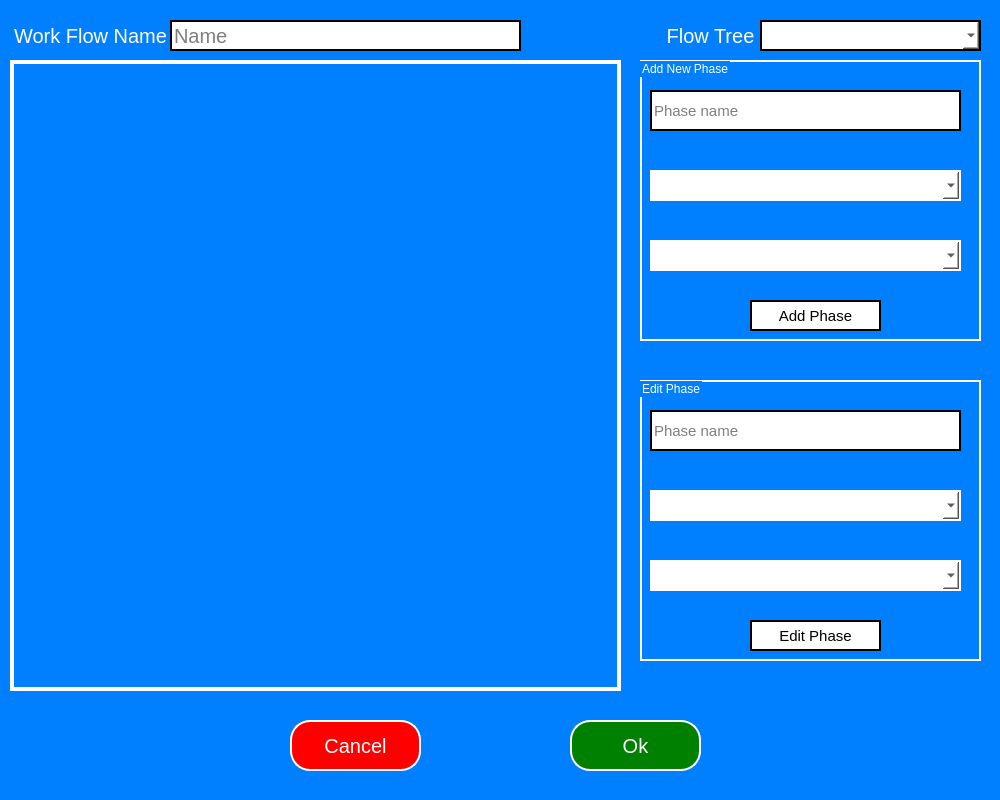
<?xml version="1.0" encoding="UTF-8"?>
<ui version="4.0">
 <class>create_workFlow_window</class>
 <widget class="QMainWindow" name="create_workFlow_window">
  <property name="geometry">
   <rect>
    <x>0</x>
    <y>0</y>
    <width>1000</width>
    <height>800</height>
   </rect>
  </property>
  <property name="minimumSize">
   <size>
    <width>1000</width>
    <height>800</height>
   </size>
  </property>
  <property name="maximumSize">
   <size>
    <width>1000</width>
    <height>800</height>
   </size>
  </property>
  <property name="windowTitle">
   <string>Work flow editor</string>
  </property>
  <property name="styleSheet">
   <string notr="true">background-color: rgb(0, 127, 255);
color: white;
font-family: &quot;Calibri light&quot;;

</string>
  </property>
  <widget class="QWidget" name="centralwidget">
   <widget class="QLabel" name="label">
    <property name="geometry">
     <rect>
      <x>10</x>
      <y>20</y>
      <width>161</width>
      <height>31</height>
     </rect>
    </property>
    <property name="styleSheet">
     <string notr="true">color: white;
font-size: 20px;</string>
    </property>
    <property name="text">
     <string>Work Flow Name</string>
    </property>
    <property name="alignment">
     <set>Qt::AlignCenter</set>
    </property>
   </widget>
   <widget class="QLineEdit" name="edit_workFlow_name_input">
    <property name="geometry">
     <rect>
      <x>170</x>
      <y>20</y>
      <width>351</width>
      <height>31</height>
     </rect>
    </property>
    <property name="styleSheet">
     <string notr="true">background-color: white;
color: black;
border: 2px solid balck;
font-size: 20px;</string>
    </property>
    <property name="placeholderText">
     <string>Name</string>
    </property>
   </widget>
   <widget class="QLabel" name="label_2">
    <property name="geometry">
     <rect>
      <x>660</x>
      <y>20</y>
      <width>101</width>
      <height>31</height>
     </rect>
    </property>
    <property name="styleSheet">
     <string notr="true">color: white;
font-size: 20px;</string>
    </property>
    <property name="text">
     <string>Flow Tree</string>
    </property>
    <property name="alignment">
     <set>Qt::AlignCenter</set>
    </property>
   </widget>
   <widget class="QComboBox" name="comboBox">
    <property name="geometry">
     <rect>
      <x>760</x>
      <y>20</y>
      <width>221</width>
      <height>31</height>
     </rect>
    </property>
    <property name="font">
     <font>
      <family>Calibri light</family>
      <pointsize>20</pointsize>
     </font>
    </property>
    <property name="styleSheet">
     <string notr="true">background-color: white;
color: black;
border: 2px solid balck;
</string>
    </property>
    <property name="editable">
     <bool>false</bool>
    </property>
    <property name="currentText">
     <string/>
    </property>
   </widget>
   <widget class="QGroupBox" name="edit_workFlow_display">
    <property name="geometry">
     <rect>
      <x>10</x>
      <y>60</y>
      <width>611</width>
      <height>631</height>
     </rect>
    </property>
    <property name="styleSheet">
     <string notr="true">background-color: &quot;light gray&quot;;
border: 2px solid white;</string>
    </property>
    <property name="title">
     <string/>
    </property>
    <widget class="QScrollArea" name="edit_workFlow_scroll_area">
     <property name="geometry">
      <rect>
       <x>0</x>
       <y>0</y>
       <width>611</width>
       <height>631</height>
      </rect>
     </property>
     <property name="widgetResizable">
      <bool>true</bool>
     </property>
     <widget class="QWidget" name="scrollAreaWidgetContents">
      <property name="geometry">
       <rect>
        <x>0</x>
        <y>0</y>
        <width>607</width>
        <height>627</height>
       </rect>
      </property>
     </widget>
    </widget>
   </widget>
   <widget class="QGroupBox" name="edit_workFlow_new_phase_box">
    <property name="geometry">
     <rect>
      <x>640</x>
      <y>60</y>
      <width>341</width>
      <height>281</height>
     </rect>
    </property>
    <property name="styleSheet">
     <string notr="true">border: 2px solid white;</string>
    </property>
    <property name="title">
     <string>Add New Phase</string>
    </property>
    <widget class="QPushButton" name="edit_workFlow_add_phase_btn">
     <property name="geometry">
      <rect>
       <x>110</x>
       <y>240</y>
       <width>131</width>
       <height>31</height>
      </rect>
     </property>
     <property name="styleSheet">
      <string notr="true">background-color: white;
color: black;
border: 2px solid black;
font-size: 15px;</string>
     </property>
     <property name="text">
      <string>Add Phase</string>
     </property>
    </widget>
    <widget class="QLineEdit" name="edit_workFlow_new_phase_name_input">
     <property name="geometry">
      <rect>
       <x>10</x>
       <y>30</y>
       <width>311</width>
       <height>41</height>
      </rect>
     </property>
     <property name="styleSheet">
      <string notr="true">background-color: white;
color: black;
border: 2px solid black;
font-size: 15px;</string>
     </property>
     <property name="placeholderText">
      <string>Phase name</string>
     </property>
    </widget>
    <widget class="QComboBox" name="edit_workFlow_new_phase_lead_list">
     <property name="geometry">
      <rect>
       <x>10</x>
       <y>110</y>
       <width>311</width>
       <height>31</height>
      </rect>
     </property>
     <property name="styleSheet">
      <string notr="true">background-color: white;
color: black;
font-size: 15px;</string>
     </property>
     <property name="currentText">
      <string/>
     </property>
    </widget>
    <widget class="QComboBox" name="edit_workFlow_new_phase_end_list">
     <property name="geometry">
      <rect>
       <x>10</x>
       <y>180</y>
       <width>311</width>
       <height>31</height>
      </rect>
     </property>
     <property name="styleSheet">
      <string notr="true">background-color: white;
color: black;
font-size: 15px;</string>
     </property>
    </widget>
   </widget>
   <widget class="QGroupBox" name="edit_workFlow_edit_phase_box">
    <property name="geometry">
     <rect>
      <x>640</x>
      <y>380</y>
      <width>341</width>
      <height>281</height>
     </rect>
    </property>
    <property name="styleSheet">
     <string notr="true">border: 2px solid white;</string>
    </property>
    <property name="title">
     <string>Edit Phase</string>
    </property>
    <widget class="QPushButton" name="edit_workFlow_edit_phase_btn">
     <property name="geometry">
      <rect>
       <x>110</x>
       <y>240</y>
       <width>131</width>
       <height>31</height>
      </rect>
     </property>
     <property name="styleSheet">
      <string notr="true">background-color: white;
color: black;
border: 2px solid black;
font-size: 15px;</string>
     </property>
     <property name="text">
      <string>Edit Phase</string>
     </property>
    </widget>
    <widget class="QLineEdit" name="edit_workFlow_edit_phase_name_input">
     <property name="geometry">
      <rect>
       <x>10</x>
       <y>30</y>
       <width>311</width>
       <height>41</height>
      </rect>
     </property>
     <property name="styleSheet">
      <string notr="true">background-color: white;
color: black;
border: 2px solid black;
font-size: 15px;</string>
     </property>
     <property name="placeholderText">
      <string>Phase name</string>
     </property>
    </widget>
    <widget class="QComboBox" name="edit_workFlow_edit_phase_lead_list">
     <property name="geometry">
      <rect>
       <x>10</x>
       <y>110</y>
       <width>311</width>
       <height>31</height>
      </rect>
     </property>
     <property name="styleSheet">
      <string notr="true">background-color: white;
color: black;
font-size: 15px;</string>
     </property>
     <property name="currentText">
      <string/>
     </property>
    </widget>
    <widget class="QComboBox" name="edit_workFlow_edit_phase_end_list">
     <property name="geometry">
      <rect>
       <x>10</x>
       <y>180</y>
       <width>311</width>
       <height>31</height>
      </rect>
     </property>
     <property name="styleSheet">
      <string notr="true">background-color: white;
color: black;
font-size: 15px;</string>
     </property>
    </widget>
   </widget>
   <widget class="QPushButton" name="edit_workFlow_ok_btn">
    <property name="geometry">
     <rect>
      <x>570</x>
      <y>720</y>
      <width>131</width>
      <height>51</height>
     </rect>
    </property>
    <property name="styleSheet">
     <string notr="true">background-color: green;
border-radius: 20px;
border: 2px solid white;
color: white;
font-size: 20px;</string>
    </property>
    <property name="text">
     <string>Ok</string>
    </property>
   </widget>
   <widget class="QPushButton" name="edit_workFlow_cancel_btn">
    <property name="geometry">
     <rect>
      <x>290</x>
      <y>720</y>
      <width>131</width>
      <height>51</height>
     </rect>
    </property>
    <property name="styleSheet">
     <string notr="true">background-color: red;
border-radius: 20px;
border: 2px solid white;
color: white;
font-size: 20px;</string>
    </property>
    <property name="text">
     <string>Cancel</string>
    </property>
   </widget>
  </widget>
 </widget>
 <resources/>
 <connections/>
</ui>
